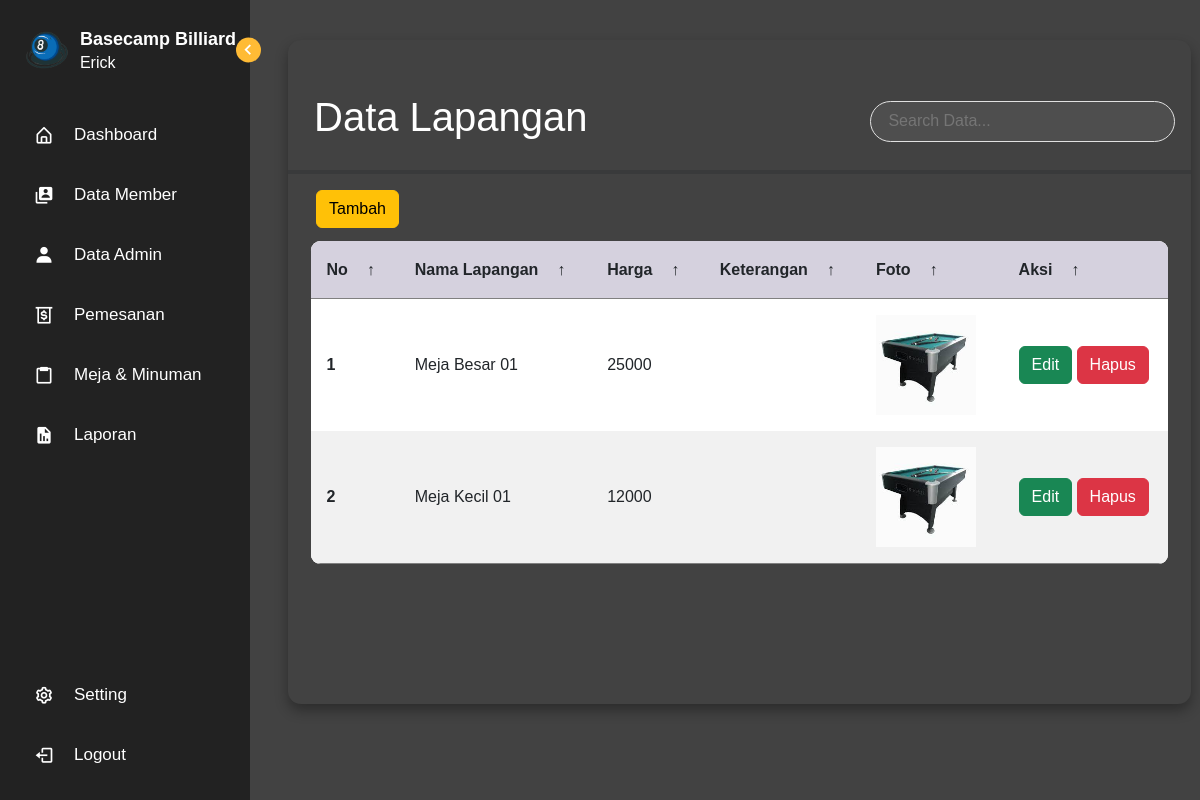
The app's page /index.php?page=meja (signed in), older data.
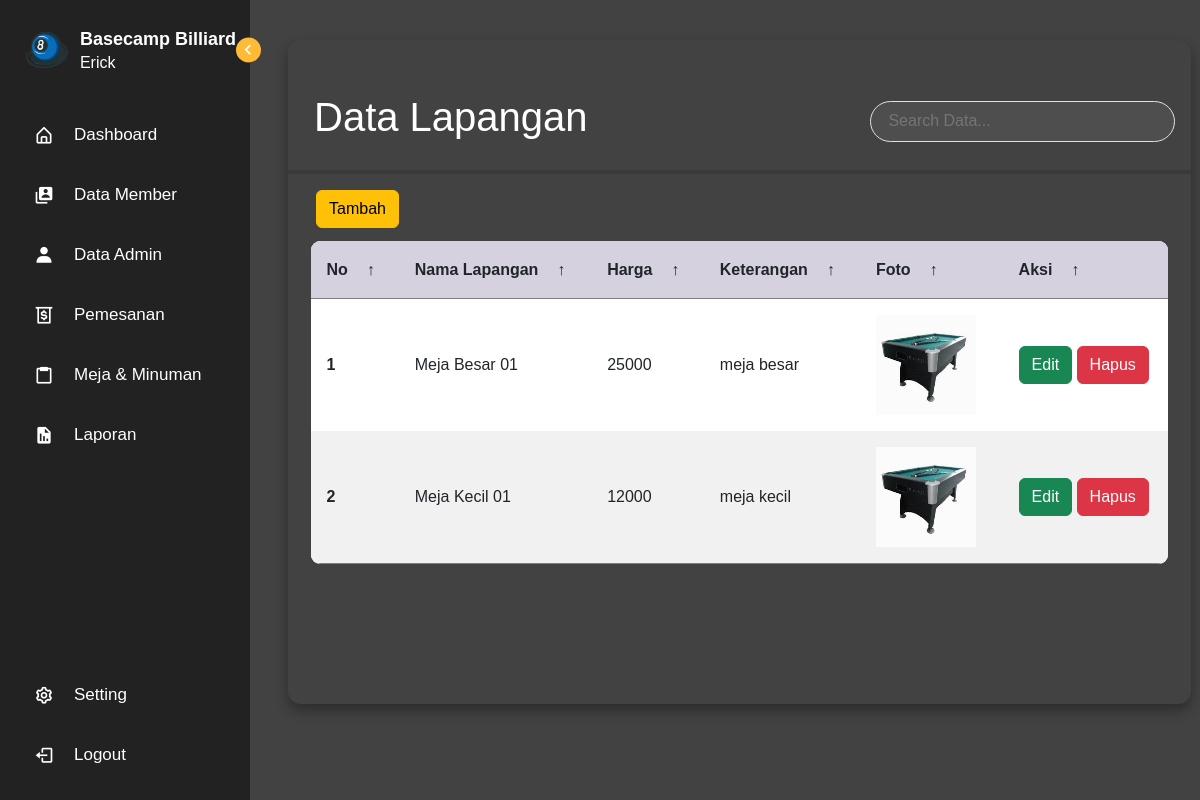
The same page, newer data.
### tables this page shows
CREATE TABLE `lapangan` (
  `idlap` int(11) NOT NULL,
  `nm` varchar(35) NOT NULL,
  `ket` text NOT NULL,
  `harga` int(11) NOT NULL,
  `foto` text NOT NULL
);

### functions.php (called while the page is built, shortened)
<?php
$conn = mysqli_connect("localhost", "root", "", "db_futsal");
function query($query)
{
  global $conn;
  $result = mysqli_query($conn, $query);
  $rows = [];
  while ($row = mysqli_fetch_assoc($result)) {
    $rows[] = $row;
  }
  return $rows;
}
 ?>

### admin/lapangan.php (the view, shortened to what this page needs)
<?php
include_once(__DIR__ . '/../functions.php');
$lapangan = query("SELECT * FROM lapangan");
?>
  <link rel="stylesheet" href="../css/form.css">
  <link rel="stylesheet" href="https://cdnjs.cloudflare.com/ajax/libs/font-awesome/4.7.0/css/font-awesome.min.css">
<body>
  <div class="container-fluid">
    <main class="table">
      <section class="table__header mt-5">
        <h1 style="margin-left:10px;">Data Lapangan</h1>
        <div class="input-group">
          <input type="search" name="search" id="searchInput" oninput="searchTable()" placeholder="Search Data...">
        </div>
      </section>
      <hr>
      <button class="btn btn-inti btn btn-warning" style="margin-left: 28px;" data-bs-toggle="modal" data-bs-target="#tambahModal1">Tambah</button>
      <section class="table__body">
        <table>
          <thead>
            <tr>
              <th> No <span class="icon-arrow">&UpArrow;</span></th>
              <th> Nama Lapangan <span class="icon-arrow">&UpArrow;</span></th>
              <th> Harga <span class="icon-arrow">&UpArrow;</span></th>
              <th> Keterangan <span class="icon-arrow">&UpArrow;</span></th>
              <th> Foto <span class="icon-arrow">&UpArrow;</span></th>
              <th> aksi <span class="icon-arrow">&UpArrow;</span></th>
            </tr>
          </thead>
          <tbody id="dataTable">
            <?php $i = 1; ?>
            <?php foreach ($lapangan as $row) : ?>
              <tr>
                <th scope="row"><?= $i++; ?></th>
                <td><?= $row["nm"]; ?></td>
                <td><?= $row["harga"]; ?></td>
                <td><?= $row["ket"]; ?></td>
                <td><img src="./img/<?= $row["foto"]; ?>" id="imglap" width="100" height="100"></td>
                <td>
                  <button class="btn btn-inti btn btn-success" data-bs-toggle="modal" data-bs-target="#editModal<?= $row["idlap"]; ?>">Edit</button>
                  <a href="admin/kontrol/hapusLpg.php?id=<?= $row["idlap"]; ?>" class="btn btn-danger">Hapus</a>
                </td>
              </tr>
            <?php endforeach; ?>
          </tbody>
        </table>
      </section>
    </main>

Row changes from the older to the newer data that the page shows:
changed lapangan "Meja Besar 01": ket (not shown) → "meja besar"
changed lapangan "Meja Kecil 01": ket (not shown) → "meja kecil"
